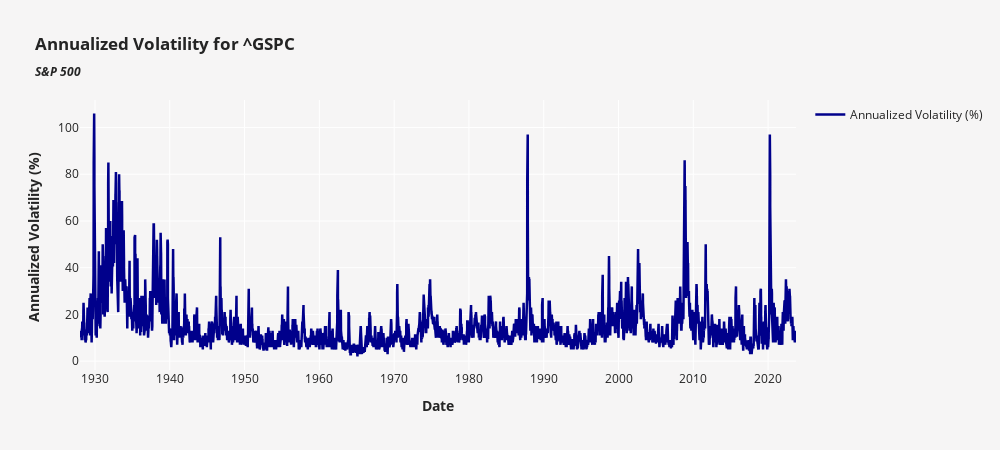

Write notebook code for a chart like this one.
### Code cell
# Creating a line plot to visualize historical volatility
lineplot = go.Scatter(
    x=df.index,
    y=df['Annualized_Vol'] * 100, # Annualized Volatility in %
    mode='lines',
    line=dict(color='darkblue', width=2.5),
    name = 'Annualized Volatility (%)')

layout = go.Layout(
    title={'text': f'<b>Annualized Volatility for {ticker} <br><i><sub>S&P 500</sub></i></b>',
           'x': 0.035, 'xanchor': 'left'},
            yaxis = dict(title = '<b>Annualized Volatility (%) </b>'),
            xaxis = dict(title = '<b>Date</b>'),
    template='seaborn',
    height = 450, width = 1000,
    showlegend=True,
    plot_bgcolor = '#F6F5F5',
    paper_bgcolor = '#F6F5F5',
    xaxis_rangeslider_visible=False)

fig = go.Figure(data=[lineplot], layout=layout)

fig.show()

### Figure 1 — Plotly figure (JSON) as saved in the notebook; plotly's stock layout.template omitted (floating-point values rounded to 4 significant figures; data arrays with more than 128 entries replaced by an {"elided": "..."} marker saying what was removed)
{"data": [{"line": {"color": "darkblue", "width": 2.5}, "mode": "lines", "name": "Annualized Volatility (%)", "x": {"elided": "24049 str values"}, "y": {"elided": "24049 float values"}, "type": "scatter"}], "layout": {"height": 450, "paper_bgcolor": "#F6F5F5", "plot_bgcolor": "#F6F5F5", "showlegend": true, "title": {"text": "<b>Annualized Volatility for ^GSPC <br><i><sub>S&P 500</sub></i></b>", "x": 0.035, "xanchor": "left"}, "width": 1000, "xaxis": {"rangeslider": {"visible": false}, "title": {"text": "<b>Date</b>"}}, "yaxis": {"title": {"text": "<b>Annualized Volatility (%) </b>"}}}}
